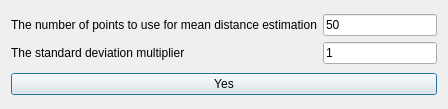
<?xml version="1.0" encoding="UTF-8"?>
<ui version="4.0">
 <class>FilterWin</class>
 <widget class="QDialog" name="FilterWin">
  <property name="geometry">
   <rect>
    <x>0</x>
    <y>0</y>
    <width>448</width>
    <height>109</height>
   </rect>
  </property>
  <property name="windowTitle">
   <string>FilterWin</string>
  </property>
  <layout class="QVBoxLayout" name="verticalLayout">
   <item>
    <layout class="QGridLayout" name="gridLayout">
     <item row="0" column="0">
      <widget class="QLabel" name="label">
       <property name="text">
        <string>The number of points to use for mean distance estimation</string>
       </property>
      </widget>
     </item>
     <item row="0" column="2">
      <widget class="QLineEdit" name="nr_k">
       <property name="text">
        <string>50</string>
       </property>
      </widget>
     </item>
     <item row="1" column="0">
      <widget class="QLabel" name="label_2">
       <property name="text">
        <string>The standard deviation multiplier</string>
       </property>
      </widget>
     </item>
     <item row="1" column="2">
      <widget class="QLineEdit" name="stddev_mult">
       <property name="text">
        <string>1</string>
       </property>
      </widget>
     </item>
    </layout>
   </item>
   <item>
    <widget class="QPushButton" name="yesBtn">
     <property name="text">
      <string>Yes</string>
     </property>
    </widget>
   </item>
  </layout>
 </widget>
 <layoutdefault spacing="6" margin="11"/>
 <resources/>
 <connections/>
</ui>
